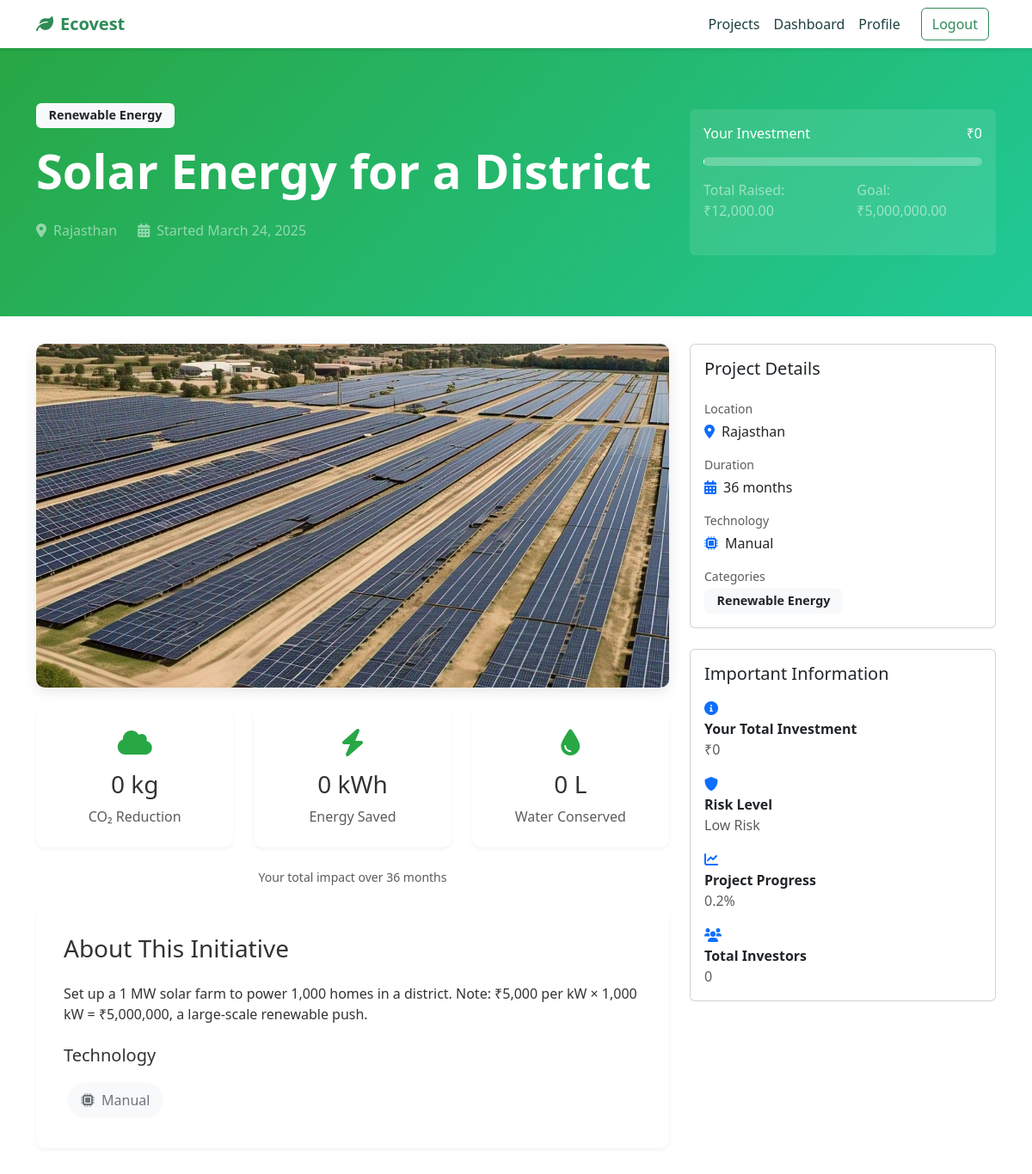
Page /users/initiative/38/ (signed in, upper part) on the earlier database version.
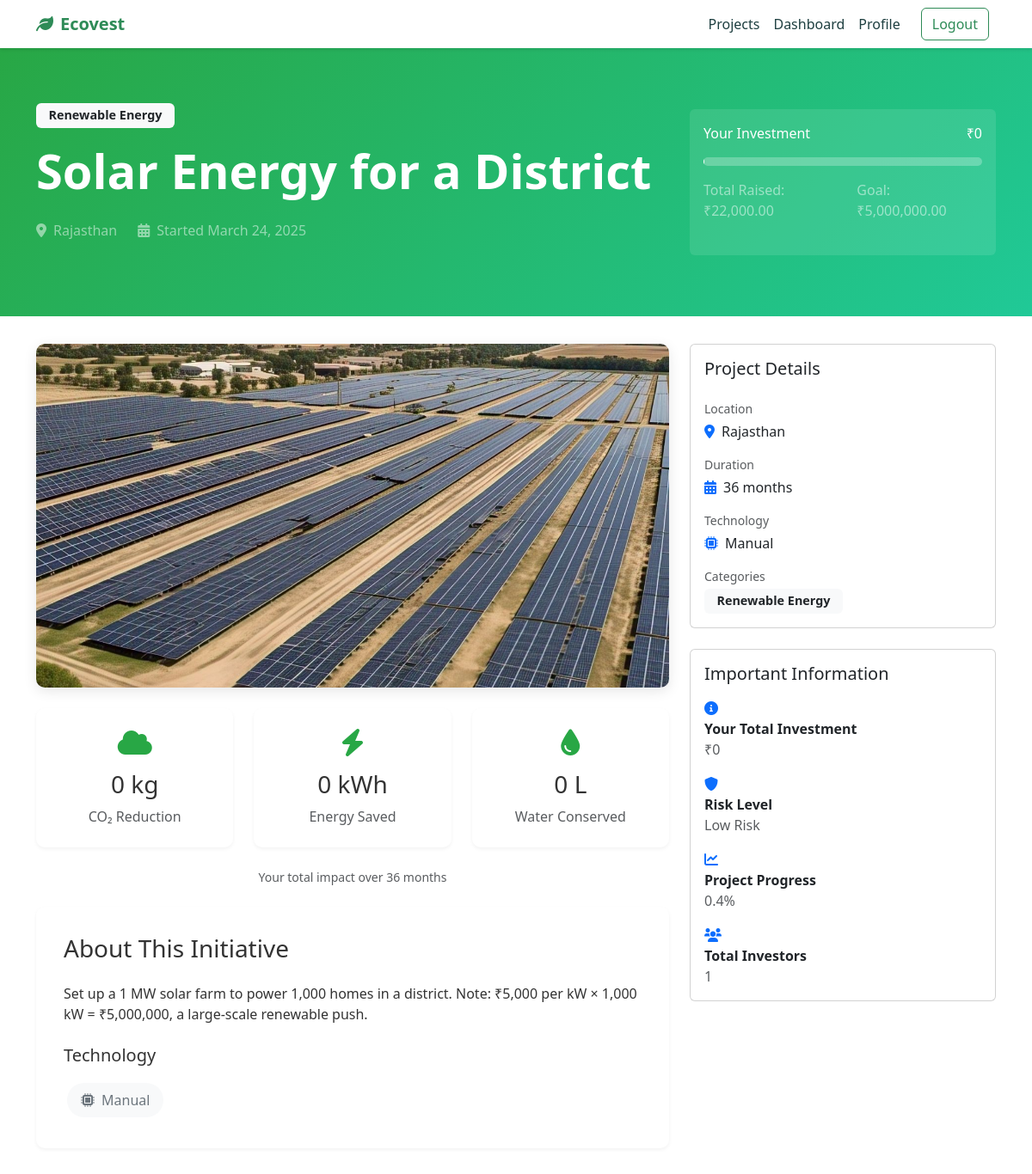
Same page on the later database version.
### initiatives/models.py (models this page shows, shortened)
class Category(models.Model):
    name = models.CharField(max_length=100, unique=True, choices=[
        ('Renewable Energy', 'Renewable Energy'),
        ('Recycling', 'Recycling'),
        ('Emission Control', 'Emission Control'),
        ('Water Conservation', 'Water Conservation'),
        ('Reforestation', 'Reforestation'),
        ('Sustainable Agriculture', 'Sustainable Agriculture'),
        ('Clean Transportation', 'Clean Transportation'),
        ('Waste Management', 'Waste Management'),
        ('Green Technology', 'Green Technology'),
        ('Ocean Conservation', 'Ocean Conservation'),
    ])
    description = models.TextField(blank=True)

class Initiative(models.Model):
    STATUS_CHOICES = [
        ('draft', 'Draft'),
        ('active', 'Active'),
        ('funded', 'Funded'),
        ('completed', 'Completed'),
        ('cancelled', 'Cancelled')
    ]
    LOCATION_CHOICES = [
        ('Andhra Pradesh', 'Andhra Pradesh'),
        ('Arunachal Pradesh', 'Arunachal Pradesh'),
        ('Assam', 'Assam'),
        ('Bihar', 'Bihar'),
        ('Chhattisgarh', 'Chhattisgarh'),
        ('Goa', 'Goa'),
        ('Gujarat', 'Gujarat'),
        ('Haryana', 'Haryana'),
        ('Himachal Pradesh', 'Himachal Pradesh'),
        ('Jharkhand', 'Jharkhand'),
        ('Karnataka', 'Karnataka'),
        ('Kerala', 'Kerala'),
        ('Madhya Pradesh', 'Madhya Pradesh'),
        ('Maharashtra', 'Maharashtra'),
        ('Manipur', 'Manipur'),
        ('Meghalaya', 'Meghalaya'),
        ('Mizoram', 'Mizoram'),
        ('Nagaland', 'Nagaland'),
        ('Odisha', 'Odisha'),
        ('Punjab', 'Punjab'),
        ('Rajasthan', 'Rajasthan'),
        ('Sikkim', 'Sikkim'),
        ('Tamil Nadu', 'Tamil Nadu'),
        ('Telangana', 'Telangana'),
        ('Tripura', 'Tripura'),
        ('Uttar Pradesh', 'Uttar Pradesh'),
        ('Uttarakhand', 'Uttarakhand'),
        ('West Bengal', 'West Bengal')
    ]
    TECHNOLOGY_CHOICES = [
        ('Solar', 'Solar'),
        ('Wind', 'Wind'),
        ('Hydro', 'Hydro'),
        ('Organic', 'Organic'),
        ('Mechanical', 'Mechanical'),
        ('Chemical', 'Chemical'),
        ('Biofuel', 'Biofuel'),
        ('EV', 'EV'),
        ('Manual', 'Manual'),
        ('AI', 'AI')
    ]
    RISK_CHOICES = [
        ('low', 'Low Risk'),
        ('medium', 'Medium Risk'),
        ('high', 'High Risk')
    ]
    title = models.CharField(max_length=200)
    description = models.TextField()
    categories = models.ManyToManyField(Category, related_name='initiatives')
    image = models.ImageField(upload_to='initiatives/', null=True, blank=True)
    status = models.CharField(max_length=20, choices=STATUS_CHOICES, default='draft')
    location = models.CharField(max_length=100, choices=LOCATION_CHOICES, default='Karnataka')
    technology_type = models.CharField(max_length=20, choices=TECHNOLOGY_CHOICES, default='Manual')
    goal_amount = models.DecimalField(max_digits=12, decimal_places=2)
    current_amount = models.DecimalField(max_digits=12, decimal_places=2, default=0)
    created_at = models.DateTimeField(auto_now_add=True)
    updated_at = models.DateTimeField(auto_now=True)
    risk_level = models.CharField(max_length=20, choices=RISK_CHOICES, default='medium')
    duration_months = models.IntegerField(default=12)
    min_investment = models.DecimalField(max_digits=10, decimal_places=2, default=1000)
    max_investment = models.DecimalField(max_digits=12, decimal_places=2, null=True, blank=True)
    roi_estimate = models.DecimalField(max_digits=5, decimal_places=2, default=0)
    carbon_reduction_per_investment = models.FloatField(default=0)
    energy_savings_per_investment = models.FloatField(default=0)
    water_savings_per_investment = models.FloatField(default=0)
    carbon_impact = models.FloatField(default=0)  # CO2 reduction in kg
    energy_impact = models.FloatField(default=0)  # Energy saved in kWh
    water_impact = models.FloatField(default=0)   # Water saved in liters
    project_scale = models.IntegerField(
        choices=[
            (1, 'Small'),
            (2, 'Medium'),
            (3, 'Large'),
            (4, 'Very Large'),
            (5, 'Enterprise')
        ],
        default=3
    )
    def calculate_risk_score(self):
        analyzer = PortfolioAnalyzer()
        return analyzer.calculate_risk_score(self)
    def get_risk_label(self):
        analyzer = PortfolioAnalyzer()
        return analyzer.get_risk_label(self.calculate_risk_score())
    def get_progress_percentage(self):
        if self.goal_amount == 0:
            return 0
        return (self.current_amount / self.goal_amount) * 100
    class Meta:
        ordering = ['-created_at']

### users/views.py (the view)
# urls.py: path('initiative/<int:pk>/', views.user_initiative_detail, name='user_initiative_detail'),
@login_required
def user_initiative_detail(request, pk):
    initiative = get_object_or_404(Initiative, pk=pk)
    user_investments = request.user.investments.filter(initiative=initiative)
    totals = user_investments.aggregate(
        total_invested=Coalesce(Sum('amount'), 0, output_field=DecimalField()),
        carbon=Coalesce(Sum('carbon_impact'), 0, output_field=models.FloatField()),
        energy=Coalesce(Sum('energy_impact'), 0, output_field=models.FloatField()),
        water=Coalesce(Sum('water_impact'), 0, output_field=models.FloatField())
    )
    total_invested = totals['total_invested']
    impact_metrics = {
        'carbon': round(totals['carbon']),
        'energy': round(totals['energy']),
        'water': round(totals['water'])
    }
    investment_history = user_investments.order_by('-created_at')
    context = {
        'initiative': initiative,
        'total_invested': total_invested,
        'impact_metrics': impact_metrics,
        'investment_history': investment_history,
        'total_investors': initiative.investments.values('user').distinct().count(),
    }
    return render(request, 'users/user_initiative_detail.html', context)

### users/templates/users/user_initiative_detail.html (shortened to what this page needs)
{% extends 'core/base.html' %}
{% load static %}
{% load humanize %}
{% block content %}
<section class="hero">
    <div class="container">
        <div class="row align-items-center">
            <div class="col-lg-8">
                <div class="mb-3">
                    {% for category in initiative.categories.all %}
                        <span class="badge bg-light text-dark me-2">{{ category.name }}</span>
                    {% endfor %}
                </div>
                <h1 class="display-4 fw-bold mb-4">{{ initiative.title }}</h1>
                <div class="d-flex align-items-center text-white-50 mb-4">
                    <i class="fas fa-map-marker-alt me-2"></i>
                    <span class="me-4">{{ initiative.location }}</span>
                    <i class="fas fa-calendar-alt me-2"></i>
                    <span>Started {{ initiative.created_at|date:"F d, Y" }}</span>
                </div>
            </div>
            <div class="col-lg-4">
                <div class="card bg-white bg-opacity-10 border-0">
                    <div class="card-body">
                        <div class="d-flex justify-content-between align-items-center mb-3">
                            <span class="text-white">Your Investment</span>
                            <span class="text-white">₹{{ total_invested|intcomma }}</span>
                        </div>
                        <div class="progress bg-white bg-opacity-25 mb-3">
                        </div>
                        <div class="d-flex justify-content-between text-white-50 mb-4">
                            <span>Total Raised: ₹{{ initiative.current_amount|intcomma }}</span>
                            <span>Goal: ₹{{ initiative.goal_amount|intcomma }}</span>
                        </div>
                    </div>
                </div>
            </div>
        </div>
    </div>
</section>
<div class="container">
    <div class="row">
        <div class="col-lg-8">
            {% if initiative.image %}
                <img src="{{ initiative.image.url }}" class="initiative-image mb-4" alt="{{ initiative.title }}">
            {% else %}
                <img src="https://source.unsplash.com/random/800x400/?{{ initiative.categories.first.name|lower }}"
                     class="initiative-image mb-4" alt="{{ initiative.title }}">
            {% endif %}
            <div class="row g-4 mb-4">
                <div class="col-md-4">
                    <div class="impact-card text-center">
                        <i class="fas fa-cloud impact-icon"></i>
                        <h3 class="mb-2">{{ impact_metrics.carbon|floatformat:0|intcomma }} kg</h3>
                        <p class="text-muted mb-0">CO₂ Reduction</p>
                    </div>
                </div>
                <div class="col-md-4">
                    <div class="impact-card text-center">
                        <i class="fas fa-bolt impact-icon"></i>
                        <h3 class="mb-2">{{ impact_metrics.energy|floatformat:0|intcomma }} kWh</h3>
                        <p class="text-muted mb-0">Energy Saved</p>
                    </div>
                </div>
                <div class="col-md-4">
                    <div class="impact-card text-center">
                        <i class="fas fa-tint impact-icon"></i>
                        <h3 class="mb-2">{{ impact_metrics.water|floatformat:0|intcomma }} L</h3>
                        <p class="text-muted mb-0">Water Conserved</p>
                    </div>
                </div>
            </div>
            <div class="text-muted small text-center mb-4">
                Your total impact over {{ initiative.duration_months }} months
            </div>
            <div class="detail-section">
                <h3 class="mb-4">About This Initiative</h3>
                {{ initiative.description|linebreaks }}
                <div class="mt-4">
                    <h5 class="mb-3">Technology</h5>
                    <div class="tech-badge">
                        <i class="fas fa-microchip"></i>
                        {{ initiative.technology_type }}
                    </div>
                </div>
            </div>
        </div>
        <div class="col-lg-4">
            <div class="card mb-4">
                <div class="card-body">
                    <h5 class="card-title mb-4">Project Details</h5>
                    <div class="mb-3">
                        <small class="text-muted d-block mb-1">Location</small>
                        <div class="d-flex align-items-center">
                            <i class="fas fa-map-marker-alt text-primary me-2"></i>
                            {{ initiative.location }}
                        </div>
                    </div>
                    <div class="mb-3">
                        <small class="text-muted d-block mb-1">Duration</small>
                        <div class="d-flex align-items-center">
                            <i class="fas fa-calendar-alt text-primary me-2"></i>
                            {{ initiative.duration_months }} months
                        </div>
                    </div>
                    <div class="mb-3">
                        <small class="text-muted d-block mb-1">Technology</small>
                        <div class="d-flex align-items-center">
                            <i class="fas fa-microchip text-primary me-2"></i>
                            {{ initiative.technology_type }}
                        </div>
                    </div>
                    <div>
                        <small class="text-muted d-block mb-1">Categories</small>
                        {% for category in initiative.categories.all %}
                            <span class="badge bg-light text-dark me-2">{{ category.name }}</span>
                        {% endfor %}
                    </div>
                </div>
            </div>
            <div class="card mb-4">
                <div class="card-body">
                    <h5 class="card-title mb-3">Important Information</h5>
                    <ul class="list-unstyled mb-0">
                        <li class="mb-3">
                            <i class="fas fa-info-circle text-primary me-2"></i>
                            <div>
                                <strong>Your Total Investment</strong>
                                <div class="text-muted">₹{{ total_invested|intcomma }}</div>
                            </div>
                        </li>
                        <li class="mb-3">
                            <i class="fas fa-shield-alt text-primary me-2"></i>
                            <div>
                                <strong>Risk Level</strong>
                                <div class="text-muted">{{ initiative.get_risk_label }}</div>
                            </div>
                        </li>
                        <li class="mb-3">
                            <i class="fas fa-chart-line text-primary me-2"></i>
                            <div>
                                <strong>Project Progress</strong>
                                <div class="text-muted">{{ initiative.get_progress_percentage|floatformat:1 }}%</div>
                            </div>
                        </li>
                        <li>
                            <i class="fas fa-users text-primary me-2"></i>
                            <div>
                                <strong>Total Investors</strong>
                                <div class="text-muted">{{ total_investors|intcomma }}</div>
                            </div>
                        </li>
                    </ul>
                </div>
            </div>
        </div>
    </div>
</div>
{% endblock %}

### core/templates/core/base.html (shortened to what this page needs)
<!DOCTYPE html>
<html lang="en">
<head>
    {% load static %}
    {% load django_bootstrap5 %}
    <link href="https://cdn.jsdelivr.net/npm/bootstrap@5.3.0-alpha1/dist/css/bootstrap.min.css" rel="stylesheet">
    <link rel="stylesheet" href="https://cdnjs.cloudflare.com/ajax/libs/font-awesome/6.0.0/css/all.min.css">
    <link rel="stylesheet" href="{% static 'css/style.css' %}">
</head>
<body>
    <nav class="navbar navbar-expand-lg navbar-light navbar-custom sticky-top">
        <div class="container">
            <a class="navbar-brand" href="{% url 'landing_page' %}">
                <i class="fas fa-leaf me-2"></i>Ecovest
            </a>
            <div class="collapse navbar-collapse" id="navbarNav">
                <ul class="navbar-nav ms-auto">
                    <li class="nav-item">
                        <a class="nav-link" href="{% url 'initiative_list' %}">Projects</a>
                    </li>
                    {% if user.is_authenticated %}
                        <li class="nav-item"><a class="nav-link" href="{% url 'dashboard' %}">Dashboard</a></li>
                        <li class="nav-item"><a class="nav-link" href="{% url 'profile' %}">Profile</a></li>
                    {% endif %}
                </ul>
                <div class="ms-lg-3 mt-3 mt-lg-0">
                    {% if user.is_authenticated %}
                        <form action="{% url 'logout' %}" method="post" class="d-inline">
                            <button type="submit" class="btn btn-outline-primary me-2">Logout</button>
                        </form>
                    {% else %}
                        <a href="{% url 'login' %}" class="btn btn-outline-primary me-2">Login</a>
                        <a href="{% url 'register' %}" class="btn btn-primary">Get Started</a>
                    {% endif %}
                </div>
            </div>
        </div>
    </nav>
    <div>
        {% block content %}
        {% endblock %}
    </div>
</body>
</html>

Differences in the rows shown:
changed Initiative "Solar Energy for a District": current_amount "12,000.00" → "22,000.00"; get_progress_percentage "0.2" → "0.4"
Other differences:
{{ total_investors|intcomma }}: "0" → "1"
